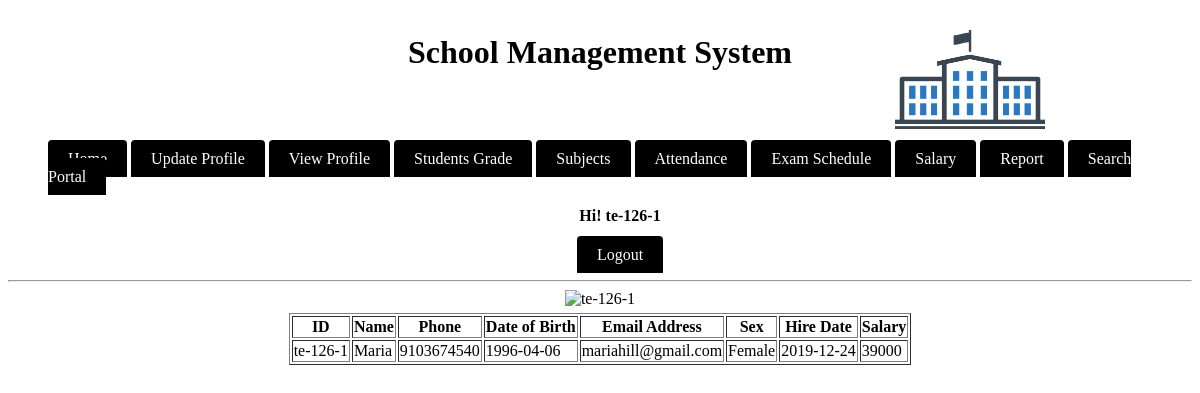
Screenshot of /module/teacher/viewProfile.php (signed in) with the database file from the repository.
### tables this page shows
CREATE TABLE `teachers` (
  `id` varchar(20) NOT NULL,
  `name` varchar(20) NOT NULL,
  `password` varchar(20) NOT NULL,
  `phone` varchar(13) NOT NULL,
  `email` varchar(20) NOT NULL,
  `address` varchar(30) NOT NULL,
  `sex` varchar(7) NOT NULL,
  `dob` date NOT NULL,
  `hiredate` date NOT NULL,
  `salary` double NOT NULL
);

### module/teacher/main.php (called while the page is built, shortened)
<?php
$check = $_SESSION['login_id'];
?>

### module/teacher/viewProfile.php (the view, shortened to what this page needs)
<?php
include_once('main.php');
include_once('index.php');
?>
<html>
<body>
<div align="center">
<img src="../images/<?php echo $check ?>.jpg" alt="<?php echo $check ?>"/>
</div>
<div class ="header">
<?php
$check = $_SESSION['login_id'];
$conn = new mysqli($host, $username, $password, $db_name);
$sql = "SELECT * FROM teachers WHERE id=?";
$stmt = $conn->prepare($sql);
$stmt->bind_param("s", $check);
$stmt->execute();
$result = $stmt->get_result();
if ($result->num_rows > 0) {
    echo "<center><table border='1'>";
    echo "<tr>
              <th>ID</th>
              <th>Name</th>
              <th>Phone</th>
              <th>Date of Birth</th>
              <th>Email Address</th>
              <th>Sex</th>
              <th>Hire Date</th>
              <th>Salary</th>
          </tr>";
    while ($row = $result->fetch_assoc()) {
        echo "<tr>
                  <td>" . $row['id'] . "</td>
                  <td>" . $row['name'] . "</td>
                  <td>" . $row['phone'] . "</td>
                  <td>" . $row['dob'] . "</td>
                  <td>" . $row['email'] . "</td>
                  <td>" . $row['sex'] . "</td>
                  <td>" . $row['hiredate'] . "</td>
                  <td>" . $row['salary'] . "</td>
              </tr>";
    }
    echo "</table></center>";
} else {
    echo "No results found.";
}
?>
</div>
</body>
</html>

### source/CSS/style.css (style rules this page uses)
.header { color:black; text-align:center; padding:5px; }

### rows the page displays
teachers: id "te-126-1", name "Maria", phone "9103674540", dob "1996-04-06", email "mariahill@gmail.com", sex "Female", hiredate "2019-12-24", salary "39000"

### other values shown
$check "te-126-1"
